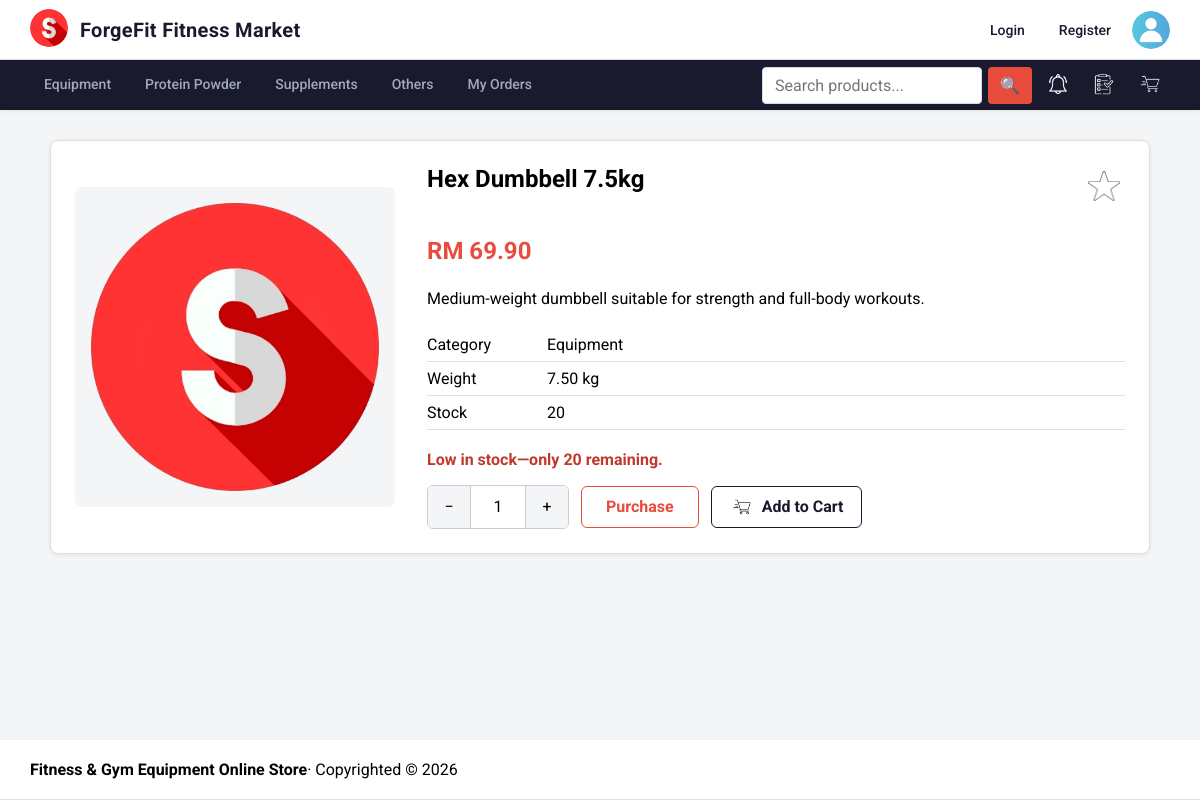
Page /product/product.php?id=3 on the committed database.
### tables this page shows
CREATE TABLE IF NOT EXISTS `product` (
    `product_id` INT AUTO_INCREMENT PRIMARY KEY,
    `category_id` INT NOT NULL,
    `product_name` VARCHAR(150) NOT NULL,
    `price` DECIMAL(10,2) NOT NULL,
    `weight` DECIMAL(8,2) NOT NULL DEFAULT 0.00,
    `description` TEXT NULL,
    `stock` INT NOT NULL DEFAULT 0,
    `availability` BOOLEAN NOT NULL DEFAULT TRUE,
    `created_at` TIMESTAMP DEFAULT CURRENT_TIMESTAMP,
    `updated_at` TIMESTAMP DEFAULT CURRENT_TIMESTAMP ON UPDATE CURRENT_TIMESTAMP,
    FOREIGN KEY (`category_id`) REFERENCES `category`(`category_id`) ON DELETE RESTRICT
);

CREATE TABLE IF NOT EXISTS `category` (
    `category_id` INT AUTO_INCREMENT PRIMARY KEY,
    `name` VARCHAR(100) NOT NULL UNIQUE
);

### app/product/product.php (the view, shortened to what this page needs)
<?php
require '../_base.php';
$id = filter_var($_GET['id'] ?? null, FILTER_VALIDATE_INT);
$product = null;
if ($id) {
    $stmt = $_db->prepare(
        'SELECT p.product_id,
                p.category_id,
                p.product_name,
                p.price,
                p.weight,
                p.description,
                p.stock,
                p.availability,
                c.name AS category_name
         FROM product AS p
         LEFT JOIN category AS c ON c.category_id = p.category_id
         WHERE p.product_id = ?'
    );
    $stmt->execute([$id]);
    $product = $stmt->fetch();
}
$isWishlisted = false;
$hasStockReminder = false;
$productImages = [];
if ($product) {
    $imagesStmt = $_db->prepare(
        'SELECT product_imageid FROM product_image WHERE product_id = ? ORDER BY product_imageid'
    );
    $imagesStmt->execute([$product->product_id]);
    $productImages = array_column($imagesStmt->fetchAll(), 'product_imageid');
}
$mainImage = $productImages ? '/photos/' . htmlspecialchars($productImages[0]) : '/images/sport.png';
$isBlocked = !$product || !$product->availability;
include '../_head.php';
?>
<?php if ($product && !$isBlocked): ?>
    <article class="product-detail">
        <div class="product-detail-gallery">
            <div class="product-detail-main">
                <img id="product-main-image" src="<?= $mainImage ?>" alt="<?= htmlspecialchars($product->product_name) ?>">
            </div>
        </div>
        <section class="product-detail-content">
            <div class="product-detail-title">
                <h2><?= htmlspecialchars($product->product_name) ?></h2>
                <button
                    class="favourite-button"
                    type="button"
                    data-favourite-star
                    data-login-required
                    data-product-id="<?= htmlspecialchars($product->product_id) ?>"
                    aria-pressed="<?= $isWishlisted ? 'true' : 'false' ?>"
                    aria-label="<?= $isWishlisted ? 'Remove' : 'Add' ?> <?= htmlspecialchars($product->product_name) ?> <?= $isWishlisted ? 'from' : 'to' ?> wishlist"
                >
                    <img src="/images/<?= $isWishlisted ? 'yellowstar.png' : 'emptystar.png' ?>" alt="">
                </button>
            </div>
            <p class="product-detail-price">RM <?= htmlspecialchars($product->price) ?></p>
            <p><?= htmlspecialchars($product->description) ?></p>
            <dl class="product-details-list">
                <div>
                    <dt>Category</dt>
                    <dd><?= htmlspecialchars($product->category_name ?? 'Unknown') ?></dd>
                </div>
                <div>
                    <dt>Weight</dt>
                    <dd><?= htmlspecialchars($product->weight) ?> kg</dd>
                </div>
                <div>
                    <dt>Stock</dt>
                    <dd><?= htmlspecialchars($product->stock) ?></dd>
                </div>
            </dl>
            <?php if ($product->stock > 0 && $product->stock < 30): ?>
                <p class="low-stock">Low in stock—only <?= htmlspecialchars($product->stock) ?> remaining.</p>
            <?php elseif ($product->stock < 1): ?>
                <p class="out-of-stock">Out of stock.</p>
            <?php endif; ?>
            <?php if ($product->stock < 1): ?>
                <button
                    type="button"
                    id="stock-reminder-button"
                    class="remind-me-button<?= $hasStockReminder ? ' remind-me-button--requested' : '' ?>"
                    data-login-required
                    data-product-id="<?= htmlspecialchars($product->product_id) ?>"
                    aria-pressed="<?= $hasStockReminder ? 'true' : 'false' ?>"
                >
                    <?= $hasStockReminder ? 'Cancel Reminder' : 'Notify Me' ?>
                </button>
            <?php else: ?>
                <form
                    class="purchase-controls"
                    method="post"
                    action="/cart/cart-add.php"
                    data-quantity-control
                    data-stock="<?= htmlspecialchars($product->stock) ?>"
                >
                    <div class="quantity-box" aria-label="Product quantity">
                        <button type="button" data-quantity-minus aria-label="Decrease quantity">−</button>
                        <input
                            type="number"
                            name="quantity"
                            value="1"
                            min="1"
                            max="<?= htmlspecialchars($product->stock) ?>"
                            aria-label="Quantity"
                            readonly
                        >
                        <button type="button" data-quantity-plus aria-label="Increase quantity">+</button>
                    </div>
                    <button class="purchase-button" type="submit" formaction="/cart/checkout.php" formmethod="get" data-login-required>
                        Purchase
                    </button>
                    <button class="add-cart-button" type="submit" data-login-required>
                        <img src="/images/cart.png" alt="">
                        <span>Add to Cart</span>
                    </button>
                </form>
            <?php endif; ?>
        </section>
    </article>
<?php endif; ?>
<?php include '../_foot.php'; ?>

### app/css/app.css (style rules this page uses)
body, input, button, textarea, select { font: 16px 'Roboto', sans-serif; }
body { margin: 0; min-height: 100vh; display: grid; grid-template-rows: auto auto 1fr auto; grid-template-columns: 1fr; background: #f4f5f7; }
.product-detail { padding: 24px; display: grid; grid-template-columns: minmax(220px, 320px) 1fr; gap: 32px; background: #ffffff; border: 1px solid #e0e0e0; border-radius: 8px; box-shadow: 0 1px 4px rgba(0, 0, 0, 0.08); }
.product-detail-gallery { align-self: center; }
.product-detail-main { padding: 16px; box-sizing: border-box; background: #f4f5f7; border-radius: 8px; }
.product-detail-main > img { display: block; width: 100%; height: 288px; object-fit: contain; }
.product-detail-title { display: flex; align-items: flex-start; justify-content: space-between; gap: 16px; }
.product-detail-content h2 { margin-top: 0; }
.favourite-button { width: 42px; height: 42px; padding: 5px; flex: 0 0 auto; border: 0; background: transparent; cursor: pointer; }
.favourite-button img { width: 100%; height: 100%; object-fit: contain; }
.product-detail-price { color: #e74c3c; font-size: 24px; font-weight: 700; }
.product-details-list { margin: 20px 0; }
.product-details-list div { padding: 7px 0; display: grid; grid-template-columns: 120px 1fr; border-bottom: 1px solid #e0e0e0; }
.product-details-list dt { font-weight: 400; }
.product-details-list dd { margin: 0; }
.low-stock, .out-of-stock, .quantity-warning { color: #c0392b; font-weight: 700; }
.purchase-controls, .quantity-box { display: flex; align-items: center; }
.purchase-controls { gap: 12px; }
.quantity-box { border: 1px solid #c9ccd6; border-radius: 6px; overflow: hidden; }
.quantity-box button, .quantity-box input, .purchase-button { height: 42px; border: 0; font: inherit; }
.quantity-box button { width: 42px; background: #f4f5f7; cursor: pointer; }
.quantity-box input { width: 54px; padding: 0; text-align: center; appearance: textfield; border-right: 1px solid #c9ccd6; border-left: 1px solid #c9ccd6; }
.purchase-button { padding: 0 24px; border: 1px solid #e74c3c; border-radius: 6px; color: #e74c3c; background: transparent; font-weight: 700; cursor: pointer; transition: background 0.2s ease, color 0.2s ease; }
.add-cart-button { height: 42px; display: inline-flex; align-items: center; gap: 8px; padding: 0 18px; border: 1px solid #1a1a2e; border-radius: 6px; color: #1a1a2e; background: transparent; font: inherit; font-weight: 700; cursor: pointer; transition: background 0.2s ease, color 0.2s ease; }
.add-cart-button img { width: 24px; height: 24px; object-fit: contain; filter: invert(1); transition: filter 0.2s ease; }

### rows in the picture
product: product_name "Hex Dumbbell 7.5kg", price "69.90", description "Medium-weight dumbbell suitable for strength and full-body workouts.", category.name "Equipment", weight "7.50", stock "20"
